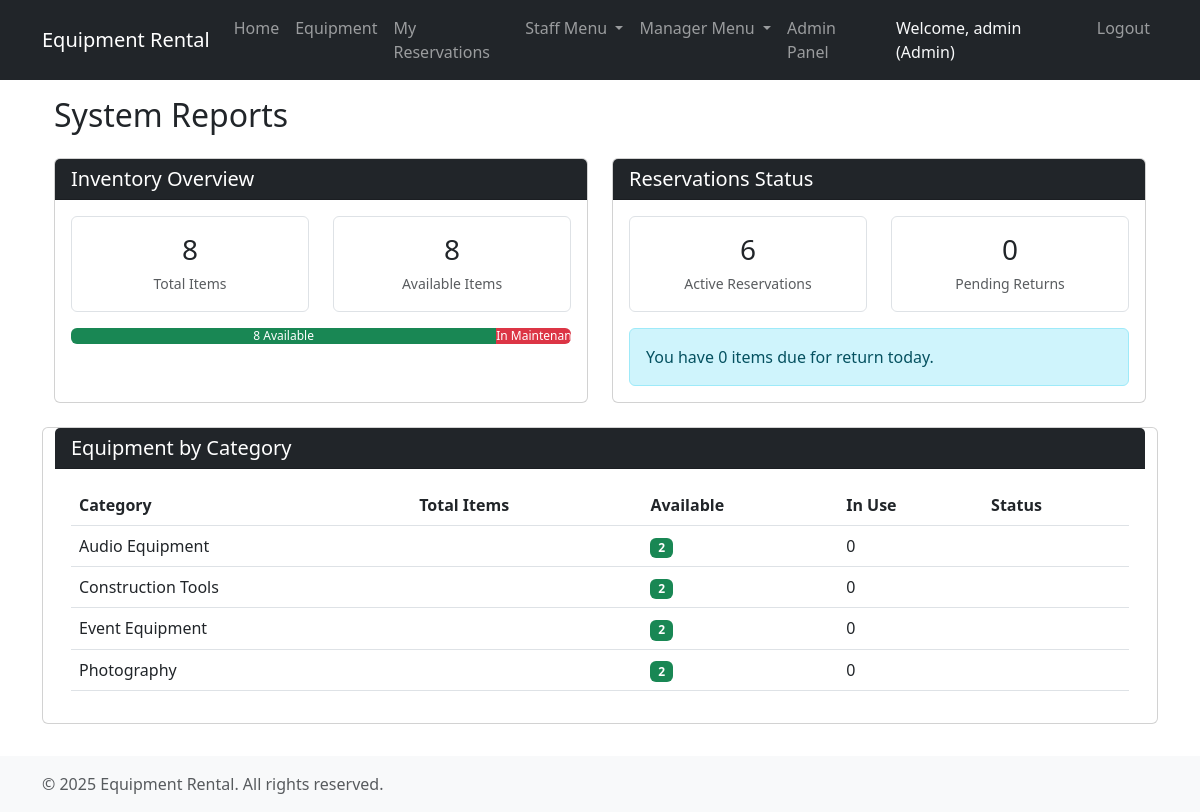
The app's page /reports/ (signed in) with its own data.
### users/models.py (models this page shows, shortened)
class User(AbstractUser):
    email = models.EmailField(unique=True)
    is_active = models.BooleanField(default=True)
    created_at = models.DateTimeField(auto_now_add=True)
    class Meta:
        ordering = ['-created_at']

### core/models.py (models this page shows, shortened)
class UserProfile(models.Model):
    ROLE_CHOICES = [
        ('customer', 'Customer'),
        ('staff', 'Staff'),
        ('manager', 'Manager'),
        ('admin', 'Admin'),
    ]
    user = models.OneToOneField(settings.AUTH_USER_MODEL, on_delete=models.CASCADE)
    role = models.CharField(max_length=20, choices=ROLE_CHOICES, default='customer')
    phone = models.CharField(max_length=15, blank=True)
    created_at = models.DateTimeField(auto_now_add=True)

### inventory/models.py (models this page shows, shortened)
class Category(models.Model):
    name = models.CharField(max_length=100)
    description = models.TextField(blank=True)
    created_at = models.DateTimeField(auto_now_add=True)
    updated_at = models.DateTimeField(auto_now=True)
    class Meta:
        verbose_name_plural = 'Categories'
        ordering = ['name']

### core/views.py (the view)
# urls.py: path('reports/', generate_reports, name='reports'),
@login_required
def generate_reports(request):
    if not is_manager(request.user):
        return HttpResponseForbidden('You do not have permission to access this page.')
    items = Item.objects.all()
    total_items = items.count()
    available_items = items.filter(is_available=True).count()
    active_reservations = Reservation.objects.filter(status='active').count()
    in_maintenance = Item.objects.filter(
        maintenance_records__status__in=['pending', 'in_progress'],
        maintenance_records__maintenance_date__date=timezone.now().date()
    ).distinct().count()
    pending_returns = Reservation.objects.filter(
        status='active',
        end_date__lte=timezone.now().date()
    ).count()
    categories = Category.objects.all()
    category_stats = []
    for category in categories:
        cat_items = items.filter(category=category)
        total = cat_items.count()
        available = cat_items.filter(is_available=True).count()
        in_use = cat_items.filter(
            reservationitem__reservation__status='active',
            reservationitem__reservation__start_date__lte=timezone.now().date(),
            reservationitem__reservation__end_date__gte=timezone.now().date()
        ).distinct().count()
        in_maintenance = cat_items.filter(
            maintenance_records__status__in=['pending', 'in_progress'],
            maintenance_records__maintenance_date__date=timezone.now().date()
        ).distinct().count()
        category_stats.append({
            'name': category.name,
            'total': total,
            'available': available,
            'in_use': in_use,
            'in_maintenance': in_maintenance
        })
    return render(request, 'core/reports.html', {
        'total_items': total_items,
        'available_items': available_items,
        'active_reservations': active_reservations,
        'in_maintenance': in_maintenance,
        'pending_returns': pending_returns,
        'category_stats': category_stats
    })

### core/views.py (called while the page is built)
def is_manager(user):
    return user.is_authenticated and hasattr(user, 'userprofile') and user.userprofile.role in ['manager', 'admin']

### core/templates/core/reports.html (shortened to what this page needs)
{% extends 'core/base.html' %}
{% block content %}
<div class="container">
    <h2 class="mb-4">System Reports</h2>
    <div class="row g-4">
        <div class="col-md-6">
            <div class="card h-100">
                <div class="card-header bg-dark text-white">
                    <h5 class="card-title mb-0">Inventory Overview</h5>
                </div>
                <div class="card-body">
                    <div class="row">
                        <div class="col-6 mb-3">
                            <div class="border rounded p-3 text-center">
                                <h3 class="mb-1">{{ total_items }}</h3>
                                <small class="text-muted">Total Items</small>
                            </div>
                        </div>
                        <div class="col-6 mb-3">
                            <div class="border rounded p-3 text-center">
                                <h3 class="mb-1">{{ available_items }}</h3>
                                <small class="text-muted">Available Items</small>
                            </div>
                        </div>
                    </div>
                    <div class="progress mb-3">
                        <div class="progress-bar bg-success" role="progressbar" style="width: {% widthratio available_items total_items 100 %}%">
                            {{ available_items }} Available
                        </div>
                        <div class="progress-bar bg-danger" role="progressbar" style="width: {% widthratio maintenance_items total_items 100 %}%">
                            {{ maintenance_items }} In Maintenance
                        </div>
                    </div>
                </div>
            </div>
        </div>
        <div class="col-md-6">
            <div class="card h-100">
                <div class="card-header bg-dark text-white">
                    <h5 class="card-title mb-0">Reservations Status</h5>
                </div>
                <div class="card-body">
                    <div class="row">
                        <div class="col-6 mb-3">
                            <div class="border rounded p-3 text-center">
                                <h3 class="mb-1">{{ active_reservations }}</h3>
                                <small class="text-muted">Active Reservations</small>
                            </div>
                        </div>
                        <div class="col-6 mb-3">
                            <div class="border rounded p-3 text-center">
                                <h3 class="mb-1">{{ pending_returns }}</h3>
                                <small class="text-muted">Pending Returns</small>
                            </div>
                        </div>
                    </div>
                    {% if active_reservations > 0 %}
                    <div class="alert alert-info mb-0">
                        You have {{ pending_returns }} items due for return today.
                    </div>
                    {% endif %}
                </div>
            </div>
        </div>
        <div class="card mt-4">
            <div class="card-header bg-dark text-white">
                <h5 class="card-title mb-0">Equipment by Category</h5>
            </div>
            <div class="card-body">
                <div class="table-responsive">
                    <table class="table table-hover">
                        <thead>
                            <tr>
                                <th>Category</th>
                                <th>Total Items</th>
                                <th>Available</th>
                                <th>In Use</th>
                                <th>Status</th>
                            </tr>
                        </thead>
                        <tbody>
                            {% for category in category_stats %}
                            <tr>
                                <td>{{ category.name }}</td>
                                <td>{{ category.total_items }}</td>
                                <td>
                                    <span class="badge bg-success">{{ category.available }}</span>
                                </td>
                                <td>{{ category.in_use }}</td>
                                <td>
                                </td>
                            </tr>
                            {% empty %}
                            <tr>
                                <td colspan="5" class="text-center">No categories found</td>
                            </tr>
                            {% endfor %}
                        </tbody>
                    </table>
                </div>
            </div>
        </div>
    </div>
</div>
{% endblock %}

### core/templates/core/base.html (shortened to what this page needs)
{% load static %}
<!DOCTYPE html>
<html lang="en">
<head>
    <link href="https://cdn.jsdelivr.net/npm/bootstrap@5.3.0/dist/css/bootstrap.min.css" rel="stylesheet">
    <link href="{% static 'css/custom.css' %}" rel="stylesheet">
</head>
<body>
    <nav class="navbar navbar-expand-lg navbar-dark bg-dark">
        <div class="container">
            <a class="navbar-brand" href="{% url 'home' %}">Equipment Rental</a>
            <div class="collapse navbar-collapse" id="navbarNav">
                <ul class="navbar-nav me-auto">
                    <li class="nav-item">
                        <a class="nav-link {% if request.resolver_match.url_name == 'home' %}active{% endif %}" href="{% url 'home' %}">Home</a>
                    </li>
                    <li class="nav-item">
                        <a class="nav-link {% if request.resolver_match.url_name == 'catalog' %}active{% endif %}" href="{% url 'catalog' %}">Equipment</a>
                    </li>
                    {% if user.is_authenticated %}
                    <li class="nav-item">
                        <a class="nav-link {% if request.resolver_match.url_name == 'my_reservations' %}active{% endif %}" href="{% url 'my_reservations' %}">My Reservations</a>
                    </li>
                    {% if user.userprofile.role == 'staff' or user.userprofile.role == 'manager' or user.userprofile.role == 'admin' %}
                    <li class="nav-item dropdown">
                        <a class="nav-link dropdown-toggle" href="#" id="staffDropdown" role="button" data-bs-toggle="dropdown">
                            Staff Menu
                        </a>
                    </li>
                    {% endif %}
                    {% if user.userprofile.role == 'manager' or user.userprofile.role == 'admin' %}
                    <li class="nav-item dropdown">
                        <a class="nav-link dropdown-toggle" href="#" id="managerDropdown" role="button" data-bs-toggle="dropdown">
                            Manager Menu
                        </a>
                    </li>
                    {% endif %}
                    {% endif %}
                </ul>
                <ul class="navbar-nav">
                    {% if user.is_authenticated %}
                        {% if user.userprofile.role == 'admin' %}
                        <li class="nav-item">
                            <a class="nav-link {% if request.resolver_match.url_name == 'admin:index' %}active{% endif %}" href="{% url 'admin:index' %}">Admin Panel</a>
                        </li>
                        {% endif %}
                        <li class="nav-item">
                            <span class="nav-link text-light">Welcome, {{ user.username }} ({{ user.userprofile.get_role_display }})</span>
                        </li>
                        <li class="nav-item">
                            <a class="nav-link" href="{% url 'logout' %}">Logout</a>
                        </li>
                    {% else %}
                        <li class="nav-item">
                            <a class="nav-link {% if request.resolver_match.url_name == 'login' %}active{% endif %}" href="{% url 'login' %}">Login</a>
                        </li>
                    {% endif %}
                </ul>
            </div>
        </div>
    </nav>
    <div class="main-container">
        <div class="container mt-3">
            {% block content %}{% endblock %}
        </div>
    </div>
    <footer class="footer">
        <div class="container">
            <div class="row">
                <div class="col-md-6">
                    <p class="text-muted mb-0">&copy; 2025 Equipment Rental. All rights reserved.</p>
                </div>
            </div>
        </div>
    </footer>
</body>
</html>

### core/templates/core/base.html (style rules this page uses)
body { display: flex; flex-direction: column; min-height: 100vh; overflow-x: hidden; }
.main-container { flex: 1; padding-bottom: 2rem; }
.footer { background-color: #f8f9fa; padding: 1rem 0; margin-top: auto; }

### records on screen
User: username "admin", userprofile.role "Admin"
Category: name "Audio Equipment"
Category: name "Construction Tools"
Category: name "Event Equipment"
Category: name "Photography"

### other values on screen
{{ total_items }} "8"
{{ available_items }} "8"
{{ active_reservations }} "6"
{{ pending_returns }} "0"
{{ category.available }} "2" "2" "2" "2"
{{ category.in_use }} "0" "0" "0" "0"
